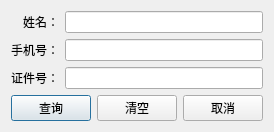
<?xml version="1.0" encoding="UTF-8"?>
<ui version="4.0">
 <class>ClientSelectDialog</class>
 <widget class="QDialog" name="ClientSelectDialog">
  <property name="geometry">
   <rect>
    <x>0</x>
    <y>0</y>
    <width>265</width>
    <height>127</height>
   </rect>
  </property>
  <property name="windowTitle">
   <string>Dialog</string>
  </property>
  <layout class="QHBoxLayout" name="horizontalLayout_3">
   <item>
    <layout class="QVBoxLayout" name="verticalLayout">
     <item>
      <layout class="QHBoxLayout" name="horizontalLayout">
       <item>
        <layout class="QVBoxLayout" name="verticalLayout_3">
         <item>
          <widget class="QLabel" name="label">
           <property name="text">
            <string>姓名：</string>
           </property>
           <property name="alignment">
            <set>Qt::AlignRight|Qt::AlignTrailing|Qt::AlignVCenter</set>
           </property>
          </widget>
         </item>
         <item>
          <widget class="QLabel" name="label_5">
           <property name="text">
            <string>手机号：</string>
           </property>
           <property name="alignment">
            <set>Qt::AlignRight|Qt::AlignTrailing|Qt::AlignVCenter</set>
           </property>
          </widget>
         </item>
         <item>
          <widget class="QLabel" name="label_2">
           <property name="text">
            <string>证件号：</string>
           </property>
           <property name="alignment">
            <set>Qt::AlignRight|Qt::AlignTrailing|Qt::AlignVCenter</set>
           </property>
          </widget>
         </item>
        </layout>
       </item>
       <item>
        <layout class="QVBoxLayout" name="verticalLayout_4" stretch="0,0,0">
         <item>
          <widget class="QLineEdit" name="edit_name">
           <property name="clearButtonEnabled">
            <bool>true</bool>
           </property>
          </widget>
         </item>
         <item>
          <widget class="QLineEdit" name="edit_phone">
           <property name="clearButtonEnabled">
            <bool>true</bool>
           </property>
          </widget>
         </item>
         <item>
          <widget class="QLineEdit" name="edit_certificateNum">
           <property name="clearButtonEnabled">
            <bool>true</bool>
           </property>
          </widget>
         </item>
        </layout>
       </item>
      </layout>
     </item>
     <item>
      <layout class="QHBoxLayout" name="horizontalLayout_2">
       <item>
        <spacer name="horizontalSpacer">
         <property name="orientation">
          <enum>Qt::Horizontal</enum>
         </property>
         <property name="sizeHint" stdset="0">
          <size>
           <width>40</width>
           <height>20</height>
          </size>
         </property>
        </spacer>
       </item>
       <item>
        <widget class="QPushButton" name="btn_select">
         <property name="text">
          <string>查询</string>
         </property>
        </widget>
       </item>
       <item>
        <widget class="QPushButton" name="btn_clear">
         <property name="text">
          <string>清空</string>
         </property>
        </widget>
       </item>
       <item>
        <widget class="QPushButton" name="btn_cancel">
         <property name="text">
          <string>取消</string>
         </property>
        </widget>
       </item>
      </layout>
     </item>
    </layout>
   </item>
  </layout>
 </widget>
 <resources/>
 <connections/>
</ui>
